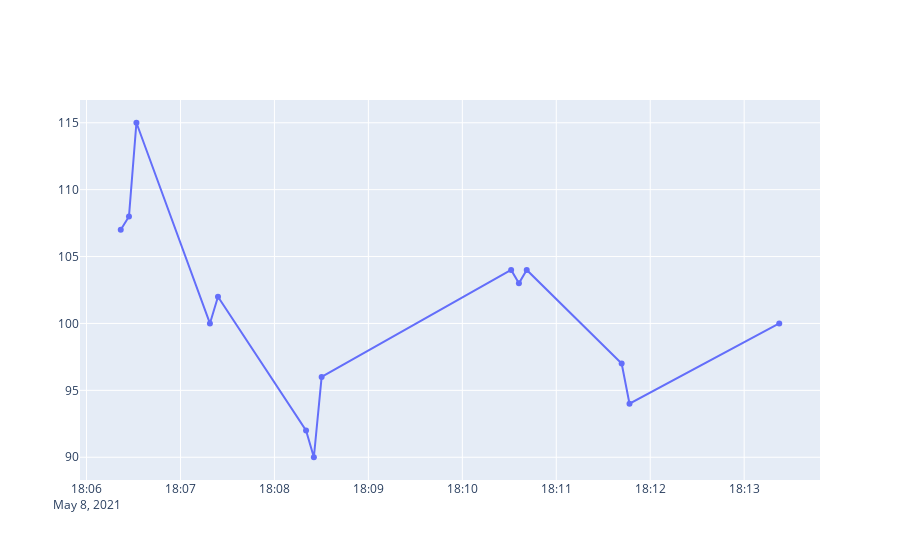
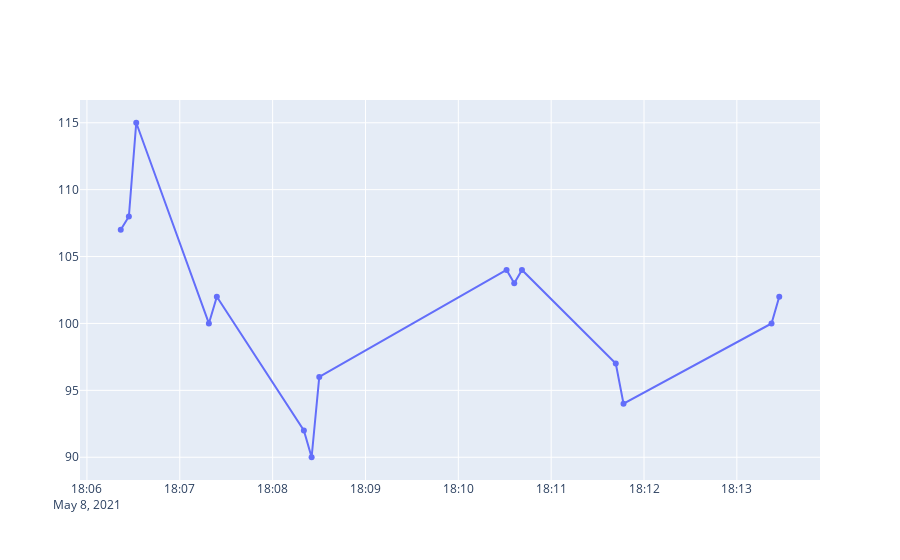
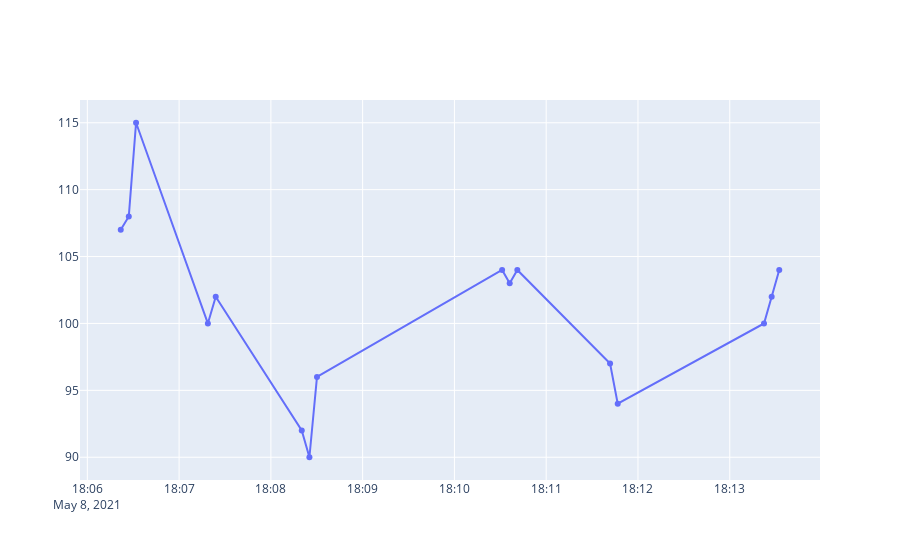

Notebook cell for these charts, in order:
### Code cell
#GRAFICA TANQUE AGUA
import psycopg2
import plotly.graph_objects as go
import numpy as np
import time
import plotly as py

listaX = list()
listaY = list()

try:
    connection = psycopg2.connect(user="yfcxxvyb",
									password="aSIUYi0BfGs7zvYwCrfOPpJNM_vsovOs",
									host="queenie.db.elephantsql.com",
									database="yfcxxvyb")
    cursor = connection.cursor()
    postgreSQL_select_Query = "select * from tanque"
    cursor.execute(postgreSQL_select_Query)
    registros_tanque = cursor.fetchall()

    cursor.close()
    connection.close()
    
    for row in registros_tanque:
        listaX.append(row[1])
        listaY.append(row[2])

    data = [go.Scatter( x=listaY, y=listaX)]
    fig = go.Figure(data)
    fig.show()

    

    while(True):
        time.sleep(5)
        connection = psycopg2.connect(user="yfcxxvyb",
                                        password="aSIUYi0BfGs7zvYwCrfOPpJNM_vsovOs",
                                        host="queenie.db.elephantsql.com",
                                        database="yfcxxvyb")
        cursor = connection.cursor()
        postgreSQL_select_Query = "select * from tanque"
        cursor.execute(postgreSQL_select_Query)
        auxQuery = cursor.fetchall()
        if(registros_tanque != auxQuery):
            print("Son distintos")
            registros_tanque = auxQuery
            listaX = []
            listaY = []
            for row in registros_tanque:
                listaX.append(row[1])
                listaY.append(row[2])
            data = [go.Scatter(x=listaY, y=listaX)]
            fig = go.Figure(data)
            fig.show()
            cursor.close()
            connection.close()
        else:
            print("SON IGUALES")
            break   

except (Exception, psycopg2.Error) as error:
    print("Error while fetching data from PostgreSQL", error)

finally:
    # closing database connection.
    if connection:
        cursor.close()
        connection.close()
        print("Conneccion cerrada")
print("EXIT")

### Figure 1 — Plotly figure (JSON) as saved in the notebook; plotly's stock layout.template omitted (floating-point values rounded to 4 significant figures)
{"data": [{"type": "scatter", "x": ["2021-05-08T18:06:21.851325", "2021-05-08T18:06:27.105626", "2021-05-08T18:06:31.861898", "2021-05-08T18:07:18.802583", "2021-05-08T18:07:23.949877", "2021-05-08T18:08:20.188094", "2021-05-08T18:08:25.190380", "2021-05-08T18:08:30.147663", "2021-05-08T18:10:31.175586", "2021-05-08T18:10:36.140870", "2021-05-08T18:10:41.130155", "2021-05-08T18:11:41.760623", "2021-05-08T18:11:46.761909", "2021-05-08T18:13:22.402379"], "y": [107, 108, 115, 100, 102, 92, 90, 96, 104, 103, 104, 97, 94, 100]}], "layout": {}}

### Figure 2 — Plotly figure (JSON) as saved in the notebook; plotly's stock layout.template omitted (floating-point values rounded to 4 significant figures)
{"data": [{"type": "scatter", "x": ["2021-05-08T18:06:21.851325", "2021-05-08T18:06:27.105626", "2021-05-08T18:06:31.861898", "2021-05-08T18:07:18.802583", "2021-05-08T18:07:23.949877", "2021-05-08T18:08:20.188094", "2021-05-08T18:08:25.190380", "2021-05-08T18:08:30.147663", "2021-05-08T18:10:31.175586", "2021-05-08T18:10:36.140870", "2021-05-08T18:10:41.130155", "2021-05-08T18:11:41.760623", "2021-05-08T18:11:46.761909", "2021-05-08T18:13:22.402379", "2021-05-08T18:13:27.400665"], "y": [107, 108, 115, 100, 102, 92, 90, 96, 104, 103, 104, 97, 94, 100, 102]}], "layout": {}}

### Figure 3 — Plotly figure (JSON) as saved in the notebook; plotly's stock layout.template omitted (floating-point values rounded to 4 significant figures)
{"data": [{"type": "scatter", "x": ["2021-05-08T18:06:21.851325", "2021-05-08T18:06:27.105626", "2021-05-08T18:06:31.861898", "2021-05-08T18:07:18.802583", "2021-05-08T18:07:23.949877", "2021-05-08T18:08:20.188094", "2021-05-08T18:08:25.190380", "2021-05-08T18:08:30.147663", "2021-05-08T18:10:31.175586", "2021-05-08T18:10:36.140870", "2021-05-08T18:10:41.130155", "2021-05-08T18:11:41.760623", "2021-05-08T18:11:46.761909", "2021-05-08T18:13:22.402379", "2021-05-08T18:13:27.400665", "2021-05-08T18:13:32.364949"], "y": [107, 108, 115, 100, 102, 92, 90, 96, 104, 103, 104, 97, 94, 100, 102, 104]}], "layout": {}}
